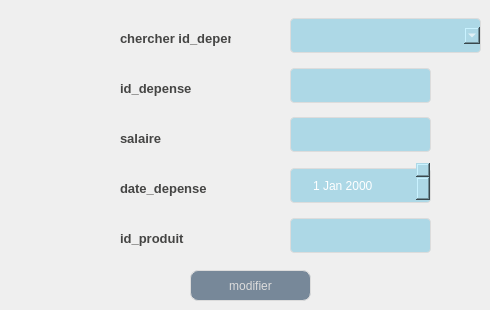
      <widget class="QWidget" name="tab_4">
       <attribute name="title">
        <string>modifier depense</string>
       </attribute>
       <widget class="QPushButton" name="pushButton_5">
        <property name="geometry">
         <rect>
          <x>190</x>
          <y>270</y>
          <width>121</width>
          <height>31</height>
         </rect>
        </property>
        <property name="styleSheet">
         <string notr="true">QPushButton {
	font: 87 8pt &quot;Segoe UI Black&quot;;
color: #dcdcdc;
background:#778899;
border: none;
border: 1px solid #DCDCDC;
border-radius: 8px;

}
QPushButton:hover {
color:#fff;
font: 87 8pt &quot;Segoe UI Black&quot;;
background:#ADD8E6;
border: none;
}</string>
        </property>
        <property name="text">
         <string>modifier</string>
        </property>
       </widget>
       <widget class="QLineEdit" name="modif1">
        <property name="geometry">
         <rect>
          <x>290</x>
          <y>60</y>
          <width>141</width>
          <height>51</height>
         </rect>
        </property>
        <property name="styleSheet">
         <string notr="true">background-color: rgb(250, 211, 0);
font: 10pt &quot;Arial&quot;;
width: 100%;
  padding: 12px 20px;
  margin: 8px 0;
  display: inline-block;
  border: 1px solid #dcdcdc;
  border-radius: 4px;
  box-sizing: border-box;
  background: #ADD8E6;
  color: #FFFFFF;</string>
        </property>
       </widget>
       <widget class="QLineEdit" name="modif2">
        <property name="geometry">
         <rect>
          <x>290</x>
          <y>109</y>
          <width>141</width>
          <height>51</height>
         </rect>
        </property>
        <property name="styleSheet">
         <string notr="true">background-color: rgb(250, 211, 0);
font: 10pt &quot;Arial&quot;;
width: 100%;
  padding: 12px 20px;
  margin: 8px 0;
  display: inline-block;
  border: 1px solid #dcdcdc;
  border-radius: 4px;
  box-sizing: border-box;
  background: #ADD8E6;
  color: #FFFFFF;</string>
        </property>
       </widget>
       <widget class="QLabel" name="label_5">
        <property name="geometry">
         <rect>
          <x>120</x>
          <y>80</y>
          <width>121</width>
          <height>16</height>
         </rect>
        </property>
        <property name="styleSheet">
         <string notr="true">background-color: transparent;
font: 8pt &quot;Castellar&quot;;
	color: #454544;
	font-weight: bold;
	font-size: 13px;
border:none;</string>
        </property>
        <property name="text">
         <string>id_depense</string>
        </property>
       </widget>
       <widget class="QLabel" name="label_6">
        <property name="geometry">
         <rect>
          <x>120</x>
          <y>130</y>
          <width>91</width>
          <height>16</height>
         </rect>
        </property>
        <property name="styleSheet">
         <string notr="true">background-color: transparent;
font: 8pt &quot;Castellar&quot;;
	color: #454544;
	font-weight: bold;
	font-size: 13px;
border:none;</string>
        </property>
        <property name="text">
         <string>salaire</string>
        </property>
       </widget>
       <widget class="QLabel" name="label_7">
        <property name="geometry">
         <rect>
          <x>120</x>
          <y>180</y>
          <width>141</width>
          <height>16</height>
         </rect>
        </property>
        <property name="styleSheet">
         <string notr="true">background-color: transparent;
font: 8pt &quot;Castellar&quot;;
	color: #454544;
	font-weight: bold;
	font-size: 13px;
border:none;</string>
        </property>
        <property name="text">
         <string>date_depense</string>
        </property>
       </widget>
       <widget class="QComboBox" name="comboBox">
        <property name="geometry">
         <rect>
          <x>290</x>
          <y>10</y>
          <width>191</width>
          <height>51</height>
         </rect>
        </property>
        <property name="styleSheet">
         <string notr="true">background-color: rgb(250, 211, 0);
font: 10pt &quot;Arial&quot;;
width: 100%;
  padding: 12px 20px;
  margin: 8px 0;
  display: inline-block;
  border: 1px solid #dcdcdc;
  border-radius: 4px;
  box-sizing: border-box;
  background: #ADD8E6;
  color: #FFFFFF;</string>
        </property>
       </widget>
       <widget class="QLabel" name="label_8">
        <property name="geometry">
         <rect>
          <x>120</x>
          <y>30</y>
          <width>111</width>
          <height>16</height>
         </rect>
        </property>
        <property name="styleSheet">
         <string notr="true">background-color: transparent;
font: 8pt &quot;Castellar&quot;;
	color: #454544;
	font-weight: bold;
	font-size: 13px;
border:none;</string>
        </property>
        <property name="text">
         <string>chercher id_depense</string>
        </property>
       </widget>
       <widget class="QDateEdit" name="modif4">
        <property name="geometry">
         <rect>
          <x>290</x>
          <y>160</y>
          <width>141</width>
          <height>51</height>
         </rect>
        </property>
        <property name="styleSheet">
         <string notr="true">background-color: rgb(250, 211, 0);
font: 10pt &quot;Arial&quot;;
width: 100%;
  padding: 12px 20px;
  margin: 8px 0;
  display: inline-block;
  border: 1px solid #dcdcdc;
  border-radius: 4px;
  box-sizing: border-box;
  background: #ADD8E6;
  color: #FFFFFF;</string>
        </property>
       </widget>
       <widget class="QLineEdit" name="modif5">
        <property name="geometry">
         <rect>
          <x>290</x>
          <y>210</y>
          <width>141</width>
          <height>51</height>
         </rect>
        </property>
        <property name="styleSheet">
         <string notr="true">background-color: rgb(250, 211, 0);
font: 10pt &quot;Arial&quot;;
width: 100%;
  padding: 12px 20px;
  margin: 8px 0;
  display: inline-block;
  border: 1px solid #dcdcdc;
  border-radius: 4px;
  box-sizing: border-box;
  background: #ADD8E6;
  color: #FFFFFF;</string>
        </property>
       </widget>
       <widget class="QLabel" name="label_9">
        <property name="geometry">
         <rect>
          <x>120</x>
          <y>230</y>
          <width>131</width>
          <height>16</height>
         </rect>
        </property>
        <property name="styleSheet">
         <string notr="true">background-color: transparent;
font: 8pt &quot;Castellar&quot;;
	color: #454544;
	font-weight: bold;
	font-size: 13px;
border:none;</string>
        </property>
        <property name="text">
         <string>id_produit</string>
        </property>
       </widget>
      </widget>
